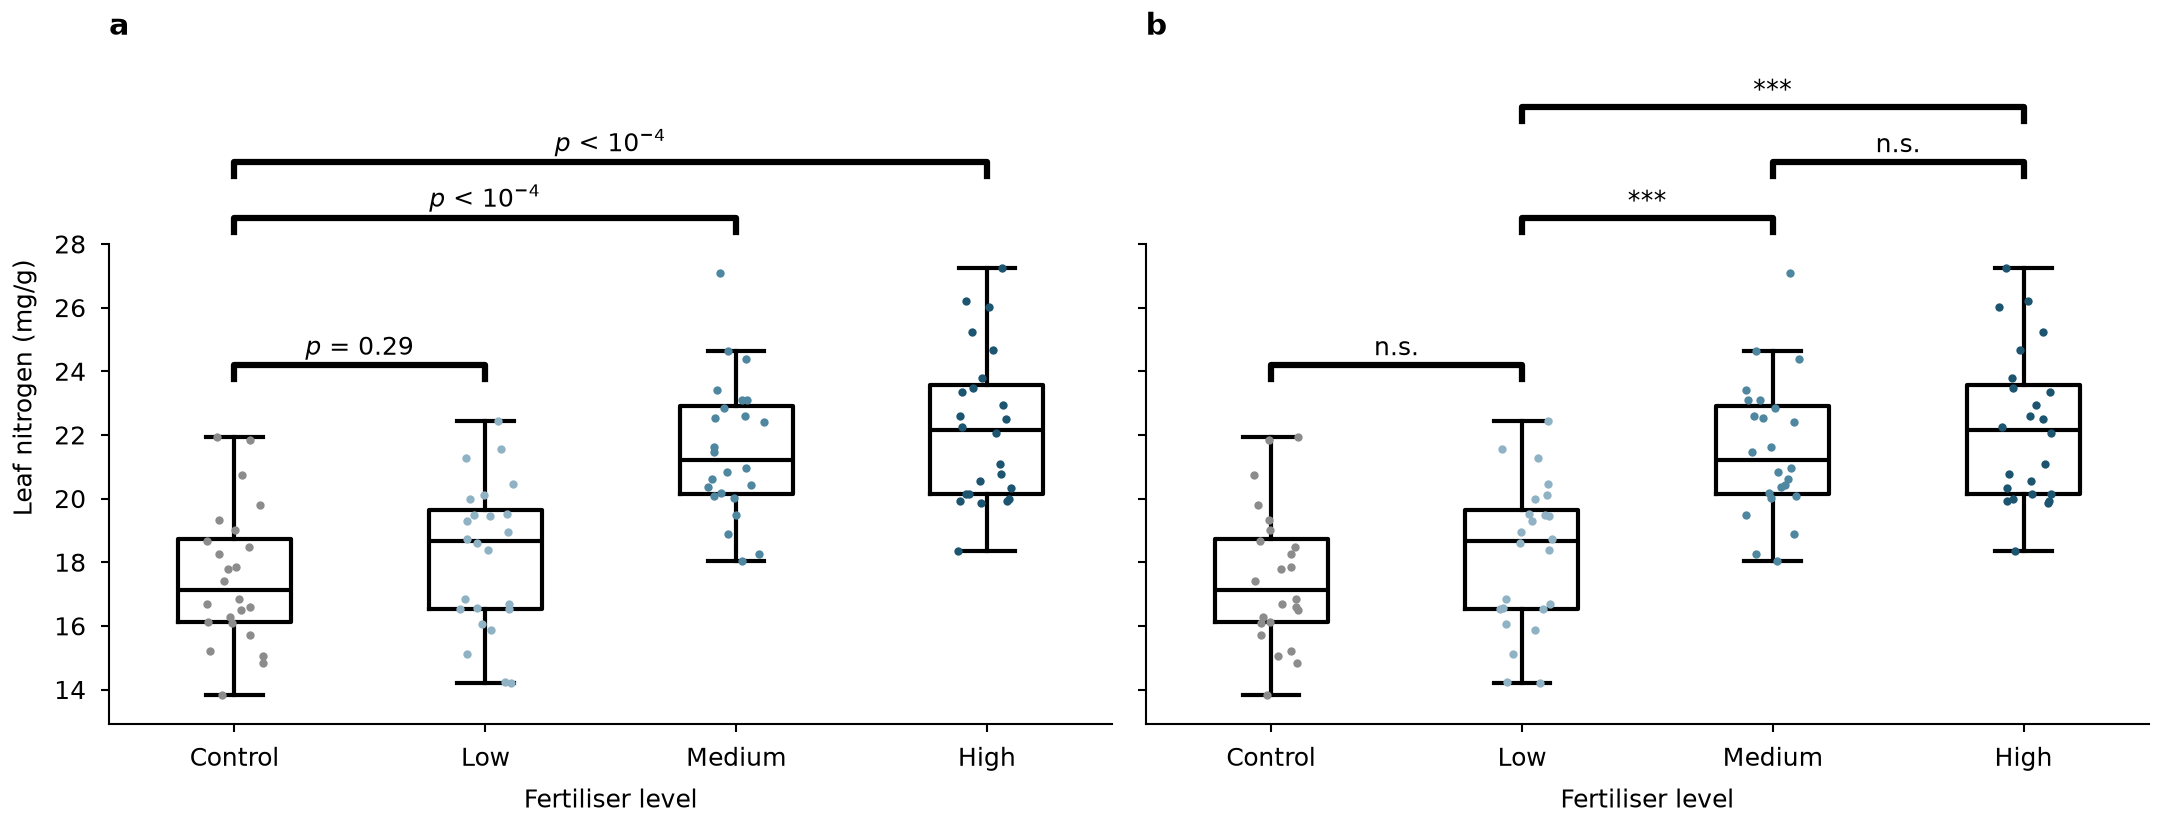

This figure's Python source:
"""Stack pairwise comparison brackets above grouped distributions without overlap.
Synthetic leaf nitrogen under four fertiliser levels; p-values from a two-sided permutation test."""

import os
from pathlib import Path

import matplotlib.pyplot as plt
import numpy as np

MM = 1 / 25.4
STYLE_DIR = Path(__file__).resolve().parent / "../../../styles"
# Fertiliser level, sample size, mean and standard deviation of leaf nitrogen (mg/g).
GROUPS = [("Control", 24, 18.0, 2.4), ("Low", 24, 19.4, 2.6),
          ("Medium", 24, 21.0, 2.5), ("High", 24, 23.5, 2.8)]
COLORS = ("0.55", "#8fb3c4", "#4f86a0", "#1d5570")
N_PERMUTATIONS = 9999
STEP = 0.13  # vertical distance between bracket levels, as a fraction of the data range
TIP = 0.25  # bracket tip length, as a fraction of STEP
STARS = ((0.001, "***"), (0.01, "**"), (0.05, "*"))
BRACKET = {"color": "black"}


def permutation_p(a, b, rng):
    """Two-sided permutation p-value for a difference in means."""
    pooled = np.concatenate([a, b])
    observed = abs(a.mean() - b.mean())
    shuffled = rng.permuted(np.tile(pooled, (N_PERMUTATIONS, 1)), axis=1)
    diffs = np.abs(shuffled[:, :a.size].mean(axis=1) - shuffled[:, a.size:].mean(axis=1))
    return (np.sum(diffs >= observed) + 1) / (N_PERMUTATIONS + 1)


def format_p(p):
    """p-value text; at the permutation floor, report an upper bound."""
    floor = 1 / (N_PERMUTATIONS + 1)
    if p <= floor:
        # Mathtext sets the exponent's hyphen as a typographic minus.
        return f"$p$ < 10$^{{{np.log10(floor):.0f}}}$"
    if p < 0.001:
        exponent = int(np.floor(np.log10(p)))
        return f"$p$ = {p / 10**exponent:.1f} × 10$^{{{exponent}}}$"
    return f"$p$ = {p:.3f}" if p < 0.01 else f"$p$ = {p:.2f}"


def format_stars(p):
    return next((stars for limit, stars in STARS if p < limit), "n.s.")


def stack_brackets(pairs, tops, step):
    """Height for each pair; shorter spans are placed first, lower down.

    A bracket sits one step above the highest point it spans and one step above
    every placed bracket that shares a category with it.
    """
    placed = []
    for left, right in sorted(pairs, key=lambda pair: (pair[1] - pair[0], pair[0])):
        height = max(tops[left:right + 1]) + step
        for other_left, other_right, other_height in placed:
            if other_left <= right and left <= other_right:
                height = max(height, other_height + step)
        placed.append((left, right, height))
    return placed


def draw_brackets(ax, samples, pairs, p_values, label):
    """Draw the brackets and return the y limit that leaves room above the highest."""
    tops = [values.max() for values in samples]
    span = max(tops) - min(values.min() for values in samples)
    step = STEP * span
    placed = stack_brackets(pairs, tops, step)
    for left, right, height in placed:
        tip = height - TIP * step
        ax.plot([left, left, right, right], [tip, height, height, tip], **BRACKET)
        ax.annotate(label(p_values[(left, right)]), ((left + right) / 2, height),
                    xytext=(0, 1), textcoords="offset points", ha="center", va="bottom")
    return max(height for *_, height in placed) + step


def draw_groups(ax, samples, rng):
    ax.boxplot(samples, positions=range(len(samples)), widths=0.45, showfliers=False,
               medianprops={"color": "black"})
    for x, (values, color) in enumerate(zip(samples, COLORS)):
        jitter = rng.uniform(-0.12, 0.12, values.size)
        ax.scatter(x + jitter, values, s=4, color=color, linewidths=0, zorder=3)
    ax.set_xticks(range(len(GROUPS)), labels=[name for name, *_ in GROUPS])
    ax.set_xlabel("Fertiliser level")
    ax.set_ylabel("Leaf nitrogen (mg/g)")


def main():
    rng = np.random.default_rng(5)
    samples = [rng.normal(mean, sd, n) for _, n, mean, sd in GROUPS]
    against_control = [(0, 1), (0, 2), (0, 3)]
    neighbors = [(0, 1), (1, 2), (2, 3), (1, 3)]
    p_values = {pair: permutation_p(samples[pair[0]], samples[pair[1]], rng)
                for pair in sorted(set(against_control + neighbors))}
    default = STYLE_DIR / "default.mplstyle"
    sheets = [default] if default.is_file() else []
    if selected := os.environ.get("CEDALION_STYLE"):
        sheet = Path(selected).expanduser()
        sheets.append(sheet if sheet.is_file() else STYLE_DIR / (selected.removesuffix(".mplstyle") + ".mplstyle"))
    width_mm = float(os.environ.get("CEDALION_WIDTH_MM", 183))
    with plt.style.context(sheets):
        fig, axes = plt.subplots(1, 2, sharey=True, figsize=(width_mm * MM, 70 * MM),
                                 layout="constrained")
        tops = []
        for ax, pairs, label, letter in ((axes[0], against_control, format_p, "a"),
                                         (axes[1], neighbors, format_stars, "b")):
            draw_groups(ax, samples, rng)
            tops.append(draw_brackets(ax, samples, pairs, p_values, label))
            ax.annotate(letter, xy=(0, 1), xycoords="axes fraction", xytext=(0, 4),
                        textcoords="offset points", fontweight="bold", fontsize="large")
        # The panels share y, so the taller bracket stack sets the limit for both.
        axes[0].set_ylim(top=max(tops))
        axes[0].set_yticks(np.arange(14, 29, 2))
        for ax in axes:
            ax.spines["left"].set_bounds(ax.get_ylim()[0], 28)
        axes[1].tick_params(labelleft=False)
        axes[1].set_ylabel("")
        fig.savefig(os.environ.get("CEDALION_SNIPPET_PNG", Path(__file__).with_name("snippet.png")), dpi=300)
        plt.close(fig)


if __name__ == "__main__":
    main()
